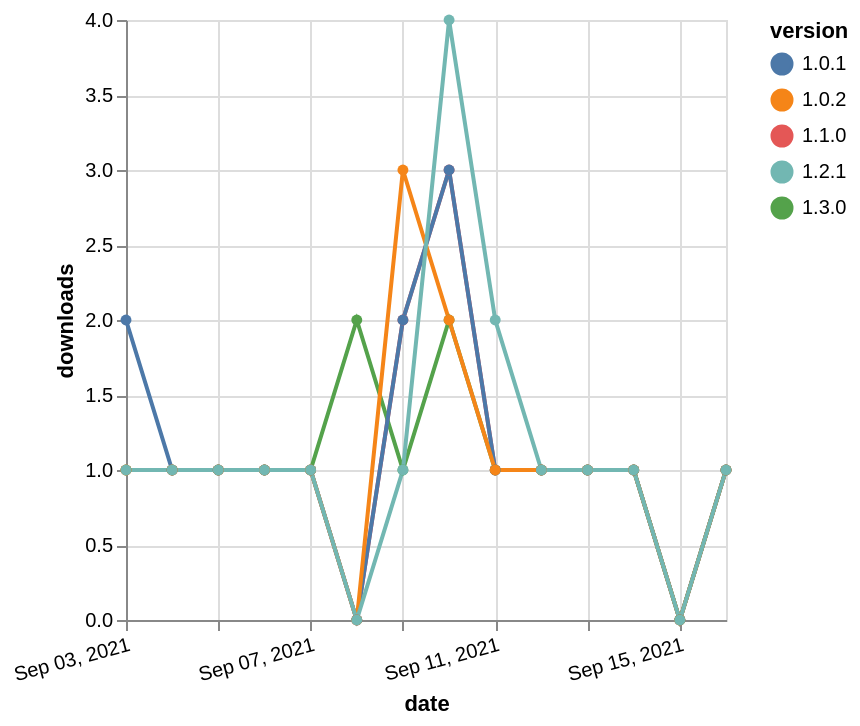

The Vega-Lite source for this figure:
### Vega-Lite specification from a JSON file in a GitHub repository (floating-point values rounded to 4 significant figures)
{"$schema": "https://vega.github.io/schema/vega-lite/v5.json", "description": "A simple bar chart with embedded data.", "data": {"values": [{"date": "2021-09-03", "total": 174, "delta": 1, "version": "1.1.0"}, {"date": "2021-09-04", "total": 175, "delta": 1, "version": "1.1.0"}, {"date": "2021-09-05", "total": 176, "delta": 1, "version": "1.1.0"}, {"date": "2021-09-06", "total": 177, "delta": 1, "version": "1.1.0"}, {"date": "2021-09-07", "total": 178, "delta": 1, "version": "1.1.0"}, {"date": "2021-09-08", "total": 178, "delta": 0, "version": "1.1.0"}, {"date": "2021-09-09", "total": 180, "delta": 2, "version": "1.1.0"}, {"date": "2021-09-10", "total": 183, "delta": 3, "version": "1.1.0"}, {"date": "2021-09-11", "total": 184, "delta": 1, "version": "1.1.0"}, {"date": "2021-09-12", "total": 185, "delta": 1, "version": "1.1.0"}, {"date": "2021-09-13", "total": 186, "delta": 1, "version": "1.1.0"}, {"date": "2021-09-14", "total": 187, "delta": 1, "version": "1.1.0"}, {"date": "2021-09-15", "total": 187, "delta": 0, "version": "1.1.0"}, {"date": "2021-09-16", "total": 188, "delta": 1, "version": "1.1.0"}, {"date": "2021-09-03", "total": 163, "delta": 1, "version": "1.3.0"}, {"date": "2021-09-04", "total": 164, "delta": 1, "version": "1.3.0"}, {"date": "2021-09-05", "total": 165, "delta": 1, "version": "1.3.0"}, {"date": "2021-09-06", "total": 166, "delta": 1, "version": "1.3.0"}, {"date": "2021-09-07", "total": 167, "delta": 1, "version": "1.3.0"}, {"date": "2021-09-08", "total": 169, "delta": 2, "version": "1.3.0"}, {"date": "2021-09-09", "total": 170, "delta": 1, "version": "1.3.0"}, {"date": "2021-09-10", "total": 172, "delta": 2, "version": "1.3.0"}, {"date": "2021-09-11", "total": 173, "delta": 1, "version": "1.3.0"}, {"date": "2021-09-12", "total": 174, "delta": 1, "version": "1.3.0"}, {"date": "2021-09-13", "total": 175, "delta": 1, "version": "1.3.0"}, {"date": "2021-09-14", "total": 176, "delta": 1, "version": "1.3.0"}, {"date": "2021-09-15", "total": 176, "delta": 0, "version": "1.3.0"}, {"date": "2021-09-16", "total": 177, "delta": 1, "version": "1.3.0"}, {"date": "2021-09-03", "total": 184, "delta": 2, "version": "1.0.1"}, {"date": "2021-09-04", "total": 185, "delta": 1, "version": "1.0.1"}, {"date": "2021-09-05", "total": 186, "delta": 1, "version": "1.0.1"}, {"date": "2021-09-06", "total": 187, "delta": 1, "version": "1.0.1"}, {"date": "2021-09-07", "total": 188, "delta": 1, "version": "1.0.1"}, {"date": "2021-09-08", "total": 188, "delta": 0, "version": "1.0.1"}, {"date": "2021-09-09", "total": 190, "delta": 2, "version": "1.0.1"}, {"date": "2021-09-10", "total": 193, "delta": 3, "version": "1.0.1"}, {"date": "2021-09-11", "total": 194, "delta": 1, "version": "1.0.1"}, {"date": "2021-09-12", "total": 195, "delta": 1, "version": "1.0.1"}, {"date": "2021-09-13", "total": 196, "delta": 1, "version": "1.0.1"}, {"date": "2021-09-14", "total": 197, "delta": 1, "version": "1.0.1"}, {"date": "2021-09-15", "total": 197, "delta": 0, "version": "1.0.1"}, {"date": "2021-09-16", "total": 198, "delta": 1, "version": "1.0.1"}, {"date": "2021-09-03", "total": 178, "delta": 1, "version": "1.0.2"}, {"date": "2021-09-04", "total": 179, "delta": 1, "version": "1.0.2"}, {"date": "2021-09-05", "total": 180, "delta": 1, "version": "1.0.2"}, {"date": "2021-09-06", "total": 181, "delta": 1, "version": "1.0.2"}, {"date": "2021-09-07", "total": 182, "delta": 1, "version": "1.0.2"}, {"date": "2021-09-08", "total": 182, "delta": 0, "version": "1.0.2"}, {"date": "2021-09-09", "total": 185, "delta": 3, "version": "1.0.2"}, {"date": "2021-09-10", "total": 187, "delta": 2, "version": "1.0.2"}, {"date": "2021-09-11", "total": 188, "delta": 1, "version": "1.0.2"}, {"date": "2021-09-12", "total": 189, "delta": 1, "version": "1.0.2"}, {"date": "2021-09-13", "total": 190, "delta": 1, "version": "1.0.2"}, {"date": "2021-09-14", "total": 191, "delta": 1, "version": "1.0.2"}, {"date": "2021-09-15", "total": 191, "delta": 0, "version": "1.0.2"}, {"date": "2021-09-16", "total": 192, "delta": 1, "version": "1.0.2"}, {"date": "2021-09-03", "total": 247, "delta": 1, "version": "1.2.1"}, {"date": "2021-09-04", "total": 248, "delta": 1, "version": "1.2.1"}, {"date": "2021-09-05", "total": 249, "delta": 1, "version": "1.2.1"}, {"date": "2021-09-06", "total": 250, "delta": 1, "version": "1.2.1"}, {"date": "2021-09-07", "total": 251, "delta": 1, "version": "1.2.1"}, {"date": "2021-09-08", "total": 251, "delta": 0, "version": "1.2.1"}, {"date": "2021-09-09", "total": 252, "delta": 1, "version": "1.2.1"}, {"date": "2021-09-10", "total": 256, "delta": 4, "version": "1.2.1"}, {"date": "2021-09-11", "total": 258, "delta": 2, "version": "1.2.1"}, {"date": "2021-09-12", "total": 259, "delta": 1, "version": "1.2.1"}, {"date": "2021-09-13", "total": 260, "delta": 1, "version": "1.2.1"}, {"date": "2021-09-14", "total": 261, "delta": 1, "version": "1.2.1"}, {"date": "2021-09-15", "total": 261, "delta": 0, "version": "1.2.1"}, {"date": "2021-09-16", "total": 262, "delta": 1, "version": "1.2.1"}]}, "width": "container", "mark": {"type": "line", "point": {"filled": true}}, "encoding": {"x": {"field": "date", "type": "temporal", "timeUnit": "yearmonthdate", "title": "date", "axis": {"labelAngle": -15}}, "y": {"field": "delta", "type": "quantitative", "title": "downloads"}, "color": {"field": "version", "type": "nominal"}, "tooltip": {"field": "delta"}}}
